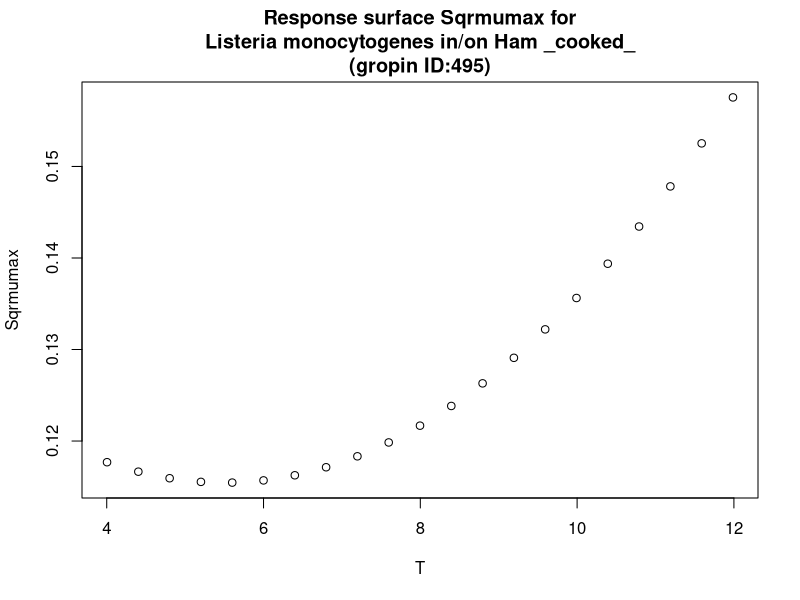

Here is the R script that generated this plot:
#############################
# start of Parameter script
#############################
T <- seq(4.004,11.988011988012,length.out=21)
#############################
# end of Parameter script
#############################
############################# 
# start of Model script Gropin ID 495 
#############################
 
# constant coefficients for this model
 
variables <- data.frame(T)
argumentsPar <- expand.grid(variables)
 
# heart of the model
response_surface <- function(T) {
   mumax <-0.1457-0.011*T+0.001*(T^2)

return(mumax=mumax)
} 

# output parameters
responseSurface <- cbind(argumentsPar,response_surface(argumentsPar['T']))
colnames(responseSurface) <- c(colnames(argumentsPar),'Sqrmumax')
#############################
# End of Model script
#############################
############################# 
# start of Visualisation script Gropin ID 495 
#############################
plot(T,responseSurface$'Sqrmumax',xlab='T',
                          ylab='Sqrmumax',main='Response surface Sqrmumax for
Listeria monocytogenes in/on Ham _cooked_
(gropin ID:495)')
#############################
# End of Visualisation script
#############################
